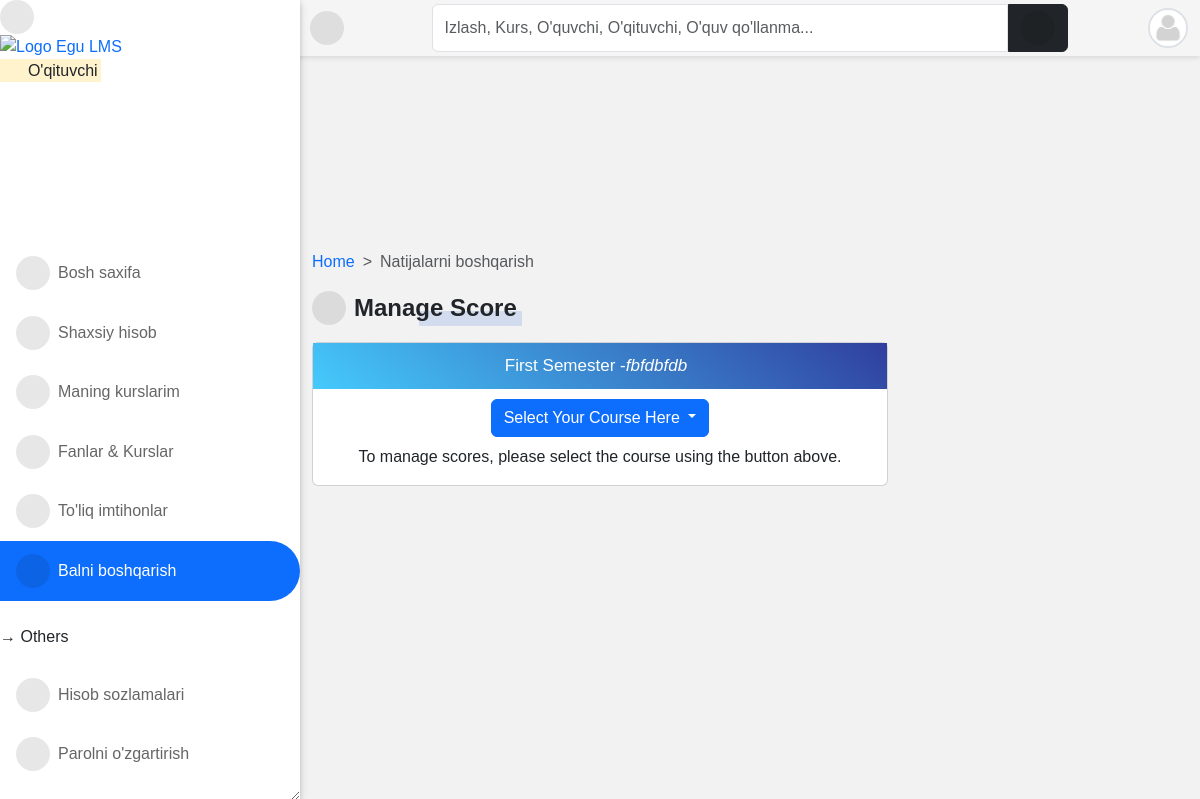
The app's page /result/manage-score/ (signed in) with its own data.
### accounts/models.py (models this page shows, shortened)
class User(AbstractUser):
    is_student = models.BooleanField(default=False)
    is_lecturer = models.BooleanField(default=False)
    is_parent = models.BooleanField(default=False)
    is_dep_head = models.BooleanField(default=False)
    phone = models.CharField(max_length=60, blank=True, null=True)
    address = models.CharField(max_length=60, blank=True, null=True)
    picture = models.ImageField(
        upload_to="profile_pictures/%y/%m/%d/", default="default.png", null=True
    )
    email = models.EmailField(blank=True, null=True)
    username_validator = ASCIIUsernameValidator()
    objects = CustomUserManager()
    class Meta:
        ordering = ("-date_joined",)
    @property
    def get_user_role(self):
        if self.is_superuser:
            role = "Boshliq"
        elif self.is_student:
            role = "O'quvchi"
        elif self.is_lecturer:
            role = "O'qituvchi"
        elif self.is_parent:
            role = "Ota-ona"
        return role

### core/models.py (models this page shows)
class Semester(models.Model):
    semester = models.CharField(max_length=10, choices=SEMESTER, blank=True)
    is_current_semester = models.BooleanField(default=False, blank=True, null=True)
    session = models.ForeignKey(
        Session, on_delete=models.CASCADE, blank=True, null=True
    )
    next_semester_begins = models.DateField(null=True, blank=True)
    def __str__(self):
        return self.semester

class Session(models.Model):
    session = models.CharField(max_length=200, unique=True)
    is_current_session = models.BooleanField(default=False, blank=True, null=True)
    next_session_begins = models.DateField(blank=True, null=True)
    def __str__(self):
        return self.session

### result/views.py (the view)
# urls.py: path("manage-score/", add_score, name="add_score"),
@login_required
@lecturer_required
def add_score(request):
    current_session = Session.objects.filter(is_current_session=True).first()
    current_semester = Semester.objects.filter(
        is_current_semester=True, session=current_session
    ).first()
    if not current_session or not current_semester:
        messages.error(request, "No active semester found.")
        return render(request, "result/add_score.html")
    courses = Course.objects.filter(
        allocated_course__lecturer__pk=request.user.id
    ).filter(semester=current_semester)
    context = {
        "current_session": current_session,
        "current_semester": current_semester,
        "courses": courses,
    }
    return render(request, "result/add_score.html", context)

### templates/result/add_score.html (shortened to what this page needs)
{% extends 'base.html' %}
{% load static %}
{% block content %}
<nav style="--bs-breadcrumb-divider: '>';" aria-label="breadcrumb">
    <ol class="breadcrumb">
        <li class="breadcrumb-item"><a href="/">Home</a></li>
        <li class="breadcrumb-item active" aria-current="page">Natijalarni boshqarish</li>
    </ol>
</nav>
<div class="title-1 mb-3"><i class="fas fa-table"></i>Manage Score</div>
{% if current_semester %}
<div class="row">
    <div class="col-md-8">
        <div class="card text-center">
            <p class="form-title">
                {{ current_semester }} Semester - <i class="result-title">{{ current_session }}</i>
            </p>
            <div class="container">
                <div class="dropdown">
                    <button class="btn btn-primary dropdown-toggle mx-auto mb-2" type="button" data-bs-toggle="dropdown" aria-haspopup="true" aria-expanded="false">
                        Select Your Course Here
                    </button>
                </div>
                <p>To manage scores, please select the course using the button above.</p>
            </div>
        </div>
    </div>
</div>
{% endif %}
{% endblock content %}

### templates/aside.html (shortened to what this page needs)
{% load static %}
<div id="side-nav">
	<div class="main-menu">
			<div class="desktop-hide">
				<div class="toggle-btn" onclick="toggleSidebar()">
					<i class="fas fa-times"></i>
				</div>
			</div>
			<a href="/">
				<img src="{% static '/img/dj-lms.png' %}" width="110px" alt="Logo Egu LMS">
			</a>
			<p class="text-orange">
				<mark>
					<i class="far fa-hand-point-right"></i>
					{{ request.user.get_user_role }}
				</mark>
			</p>
		</div>
		{% url 'home' as hom %} {% url 'dashboard' as dash %} {% url 'profile' as prof %}
		{% url 'programs' as pro %} {% url 'session_list' as sess %} {% url 'semester_list' as sem %}
		{% url 'add_score' as ascore %} {% url 'grade_results' as vr %}{% url 'ass_results' as ar %}
		{% url 'course_registration' as cr %} {% url 'edit_profile' as ep %} {% url 'change_password' as cp %}
		{% url 'quiz_progress' as qpr %} {% url 'quiz_marking' as qce %} {% url 'user_course_list' as ucl %}
		<ul>
			<li class="{% if request.path == hom %}active{% endif %}">
				<a href="{% url 'home' %}"><i class="fas fa-home"></i>Bosh saxifa</a>
			</li>
			<li class="{% if request.path == prof %}active{% endif %}">
				<a href="{% url 'profile' %}"><i class="fas fa-user"></i>Shaxsiy hisob</a>
			</li>
			{% if request.user.is_lecturer or request.user.is_student %}
			<li class="{% if request.path == ucl %}active{% endif %}">
				<a href="{% url 'user_course_list' %}"><i class="fas fa-book"></i>Maning kurslarim</a>
			</li>
			{% endif %}
			<li class="{% if request.path == pro %}active{% endif %}">
				<a href="{% url 'programs' %}"><i class="fas fa-book-open"></i>Fanlar & Kurslar</a>
			</li>
			{% if request.user.is_superuser or request.user.is_lecturer %}
			<li class="{% if request.path == qce %}active{% endif %}">
				<a href="{% url 'quiz_marking' %}"><i class="fas fa-check-double"></i>To'liq imtihonlar</a>
			</li>
			{% endif %}
			{% if request.user.is_lecturer %}
			<li class="{% if request.path == ascore %}active{% endif %}">
				<a href="{% url 'add_score' %}"><i class="fas fa-table"></i>Balni boshqarish</a>
			</li>
			{% endif %}
			<br />
			<p class="ml-3">&RightArrow; Others</p>
			<li class="{% if request.path == ep %}active{% endif %}">
				<a href="{% url 'edit_profile' %}"><i class="fas fa-cogs"></i>Hisob sozlamalari</a>
			</li>
			<li class="{% if request.path == cp %}active{% endif %}">
				<a href="{% url 'change_password' %}"><i class="fas fa-key"></i>Parolni o'zgartirish</a>
			</li>
		</ul>
	</div>
	<footer class="card-footer mt-5 pt-3 pb-5 px-2">
		<div class="col-12">
			<p class="small m-0">
				Bizning <a href="#"> Maxfiylik </a> hamda <a href="#"> Foydalanish shartlari. </a>
				<br />Student LMS &copy; <script>document.write(new Date().getFullYear());</script>
				<br />
			</p>
			<a href="https://github.com/xusanbek0071" class="btn btn-sm btn-dark mx-auto" target="_blank">
			</a>
		</div>
	</footer>

### templates/navbar.html (shortened to what this page needs)
<div id="top-navbar" class="py-1">
	<div class="container">
		<div class="nav-wrapper">
			<div class="toggle-btn" onclick="toggleSidebar()">
				<i class="fas fa-bars"></i>
			</div>
			<form class="form-header" action="{% url 'query' %}" method="GET">
				<input id="primary-search" class="form-control rounded-end-0" type="text" name="q" value="{{ request.GET.q }}"
					placeholder="Izlash, Kurs, O'quvchi, O'qituvchi, O'quv qo'llanma..." required />
				<button class="btn btn-dark rounded-start-0" type="submit">
					<i class="fas fa-search"></i>
				</button>
			</form>
			<div class="dropdown">
				<div class="avatar border border-2" type="button" data-bs-toggle="dropdown" aria-expanded="false">
					<img src="{{ request.user.picture.url }}">
				</div>
			</div>
		</div>
	</div>
</div>

### records on screen
User: user.get_user_role "O'qituvchi", user.picture (placeholder picture)
Semester: semester "First"
Session: session "fbfdbfdb"
